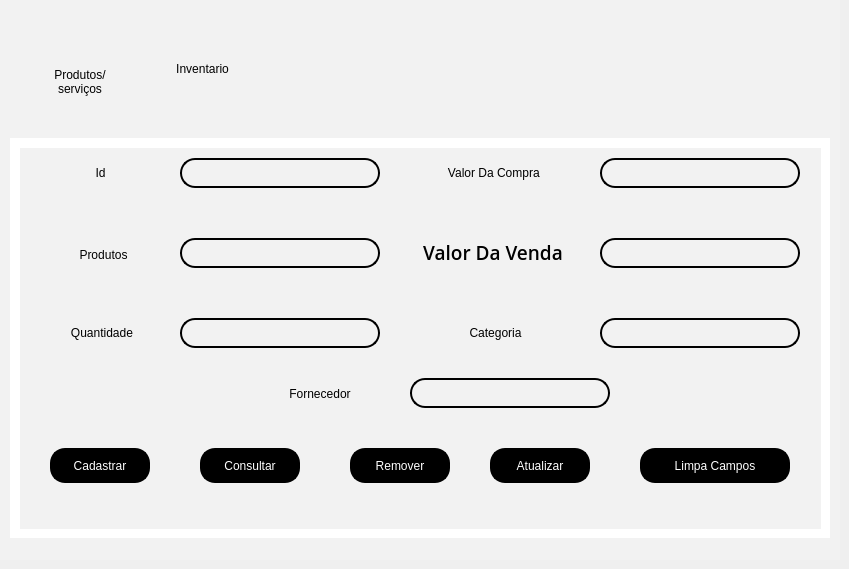
            <widget class="QWidget" name="produtos">
             <attribute name="title">
              <string>Produtos</string>
             </attribute>
             <widget class="QFrame" name="fr_primarioprodutos">
              <property name="geometry">
               <rect>
                <x>0</x>
                <y>0</y>
                <width>840</width>
                <height>560</height>
               </rect>
              </property>
              <property name="minimumSize">
               <size>
                <width>840</width>
                <height>560</height>
               </size>
              </property>
              <property name="maximumSize">
               <size>
                <width>16777215</width>
                <height>560</height>
               </size>
              </property>
              <property name="styleSheet">
               <string notr="true">background-color: #f2f2f2;
border:noborder;</string>
              </property>
              <property name="frameShape">
               <enum>QFrame::StyledPanel</enum>
              </property>
              <property name="frameShadow">
               <enum>QFrame::Raised</enum>
              </property>
              <widget class="QFrame" name="fr_subtelas_produtos">
               <property name="geometry">
                <rect>
                 <x>10</x>
                 <y>138</y>
                 <width>820</width>
                 <height>400</height>
                </rect>
               </property>
               <property name="minimumSize">
                <size>
                 <width>820</width>
                 <height>400</height>
                </size>
               </property>
               <property name="maximumSize">
                <size>
                 <width>820</width>
                 <height>400</height>
                </size>
               </property>
               <property name="styleSheet">
                <string notr="true">background-color: rgb(255, 255, 255);</string>
               </property>
               <property name="frameShape">
                <enum>QFrame::StyledPanel</enum>
               </property>
               <property name="frameShadow">
                <enum>QFrame::Raised</enum>
               </property>
               <widget class="QWidget" name="fr_inventario" native="true">
                <property name="geometry">
                 <rect>
                  <x>10</x>
                  <y>20</y>
                  <width>801</width>
                  <height>361</height>
                 </rect>
                </property>
                <property name="styleSheet">
                 <string notr="true">background-color: rgb(232, 232, 232);</string>
                </property>
                <widget class="QTableWidget" name="tab_inventario">
                 <property name="geometry">
                  <rect>
                   <x>0</x>
                   <y>10</y>
                   <width>801</width>
                   <height>361</height>
                  </rect>
                 </property>
                 <property name="styleSheet">
                  <string notr="true">background-color: rgb(255, 255, 255);
font: 12px &quot;Arial&quot;;
border-style: outset;
border-width: 1px;
border-radius: 5px;
border-color: black;</string>
                 </property>
                 <column>
                  <property name="text">
                   <string>ID</string>
                  </property>
                 </column>
                 <column>
                  <property name="text">
                   <string>NOME</string>
                  </property>
                 </column>
                 <column>
                  <property name="text">
                   <string>DESCRIÇÃO</string>
                  </property>
                 </column>
                 <column>
                  <property name="text">
                   <string>FORNECEDOR</string>
                  </property>
                 </column>
                 <column>
                  <property name="text">
                   <string>VALOR COMPRA</string>
                  </property>
                 </column>
                 <column>
                  <property name="text">
                   <string>VALOR VENDA</string>
                  </property>
                 </column>
                 <column>
                  <property name="text">
                   <string>ESTOQUE</string>
                  </property>
                 </column>
                </widget>
               </widget>
               <widget class="QFrame" name="fr_produtos">
                <property name="geometry">
                 <rect>
                  <x>10</x>
                  <y>10</y>
                  <width>801</width>
                  <height>381</height>
                 </rect>
                </property>
                <property name="styleSheet">
                 <string notr="true">background-color: #f2f2f2;</string>
                </property>
                <property name="frameShape">
                 <enum>QFrame::StyledPanel</enum>
                </property>
                <property name="frameShadow">
                 <enum>QFrame::Raised</enum>
                </property>
                <widget class="QPushButton" name="bt_cadas_pro">
                 <property name="geometry">
                  <rect>
                   <x>30</x>
                   <y>300</y>
                   <width>100</width>
                   <height>35</height>
                  </rect>
                 </property>
                 <property name="minimumSize">
                  <size>
                   <width>100</width>
                   <height>35</height>
                  </size>
                 </property>
                 <property name="maximumSize">
                  <size>
                   <width>100</width>
                   <height>30</height>
                  </size>
                 </property>
                 <property name="styleSheet">
                  <string notr="true">
QPushButton {
border-style: outset;
border-width: 2px;
border-radius: 15px;
border-color: black;
font: 87 12pt &quot;Segoe UI Black&quot;;
color: rgb(255, 255, 255);
	background-color: rgb(0, 0, 0);
}
QPushButton:pressed {
border-style: outset;
border-width: 2px;
border-radius: 15px;
border-color: white;
font: 87 12pt &quot;Segoe UI Black&quot;;
color: rgb(255, 255, 255);
background-color: rgb(0, 0, 0);


}

</string>
                 </property>
                 <property name="text">
                  <string>Cadastrar</string>
                 </property>
                </widget>
                <widget class="QPushButton" name="bt_consulta_pro">
                 <property name="geometry">
                  <rect>
                   <x>180</x>
                   <y>300</y>
                   <width>100</width>
                   <height>35</height>
                  </rect>
                 </property>
                 <property name="minimumSize">
                  <size>
                   <width>100</width>
                   <height>35</height>
                  </size>
                 </property>
                 <property name="maximumSize">
                  <size>
                   <width>100</width>
                   <height>30</height>
                  </size>
                 </property>
                 <property name="styleSheet">
                  <string notr="true">
QPushButton {
border-style: outset;
border-width: 2px;
border-radius: 15px;
border-color: black;
font: 87 12pt &quot;Segoe UI Black&quot;;
color: rgb(255, 255, 255);
	background-color: rgb(0, 0, 0);
}
QPushButton:pressed {
border-style: outset;
border-width: 2px;
border-radius: 15px;
border-color: white;
font: 87 12pt &quot;Segoe UI Black&quot;;
color: rgb(255, 255, 255);
background-color: rgb(0, 0, 0);


}

</string>
                 </property>
                 <property name="text">
                  <string>Consultar</string>
                 </property>
                </widget>
                <widget class="QPushButton" name="bt_remover_pro">
                 <property name="geometry">
                  <rect>
                   <x>330</x>
                   <y>300</y>
                   <width>100</width>
                   <height>35</height>
                  </rect>
                 </property>
                 <property name="minimumSize">
                  <size>
                   <width>100</width>
                   <height>35</height>
                  </size>
                 </property>
                 <property name="maximumSize">
                  <size>
                   <width>100</width>
                   <height>30</height>
                  </size>
                 </property>
                 <property name="styleSheet">
                  <string notr="true">
QPushButton {
border-style: outset;
border-width: 2px;
border-radius: 15px;
border-color: black;
font: 87 12pt &quot;Segoe UI Black&quot;;
color: rgb(255, 255, 255);
	background-color: rgb(0, 0, 0);
}
QPushButton:pressed {
border-style: outset;
border-width: 2px;
border-radius: 15px;
border-color: white;
font: 87 12pt &quot;Segoe UI Black&quot;;
color: rgb(255, 255, 255);
background-color: rgb(0, 0, 0);


}

</string>
                 </property>
                 <property name="text">
                  <string>Remover</string>
                 </property>
                </widget>
                <widget class="QLabel" name="label_produtos_pro">
                 <property name="geometry">
                  <rect>
                   <x>13</x>
                   <y>95</y>
                   <width>141</width>
                   <height>23</height>
                  </rect>
                 </property>
                 <property name="styleSheet">
                  <string notr="true">font: 81 8pt &quot;Rockwell Extra Bold&quot;;
font: 63 14pt &quot;Open Sans Semibold&quot;;
border:noborder;</string>
                 </property>
                 <property name="text">
                  <string>Produtos</string>
                 </property>
                 <property name="alignment">
                  <set>Qt::AlignCenter</set>
                 </property>
                </widget>
                <widget class="QLineEdit" name="ent_produto_pro">
                 <property name="geometry">
                  <rect>
                   <x>160</x>
                   <y>90</y>
                   <width>200</width>
                   <height>30</height>
                  </rect>
                 </property>
                 <property name="minimumSize">
                  <size>
                   <width>200</width>
                   <height>30</height>
                  </size>
                 </property>
                 <property name="maximumSize">
                  <size>
                   <width>400</width>
                   <height>16777215</height>
                  </size>
                 </property>
                 <property name="styleSheet">
                  <string notr="true">QLineEdit {
border-style: outset;
border-width: 2px;
border-radius: 15px;
border-color: black;
font: 87 12pt &quot;Segoe UI Black&quot;;
	color: rgb(0, 0, 0);
}</string>
                 </property>
                 <property name="alignment">
                  <set>Qt::AlignCenter</set>
                 </property>
                </widget>
                <widget class="QLabel" name="label_quantidade_pro">
                 <property name="geometry">
                  <rect>
                   <x>12</x>
                   <y>174</y>
                   <width>140</width>
                   <height>21</height>
                  </rect>
                 </property>
                 <property name="styleSheet">
                  <string notr="true">font: 81 8pt &quot;Rockwell Extra Bold&quot;;
font: 63 14pt &quot;Open Sans Semibold&quot;;
border:noborder;</string>
                 </property>
                 <property name="text">
                  <string>Quantidade</string>
                 </property>
                 <property name="alignment">
                  <set>Qt::AlignCenter</set>
                 </property>
                </widget>
                <widget class="QLabel" name="label_vlcompra_pro">
                 <property name="geometry">
                  <rect>
                   <x>360</x>
                   <y>14</y>
                   <width>231</width>
                   <height>21</height>
                  </rect>
                 </property>
                 <property name="styleSheet">
                  <string notr="true">font: 81 8pt &quot;Rockwell Extra Bold&quot;;
font: 63 14pt &quot;Open Sans Semibold&quot;;
border:noborder;</string>
                 </property>
                 <property name="text">
                  <string>Valor Da Compra </string>
                 </property>
                 <property name="scaledContents">
                  <bool>false</bool>
                 </property>
                 <property name="alignment">
                  <set>Qt::AlignCenter</set>
                 </property>
                 <property name="indent">
                  <number>-1</number>
                 </property>
                </widget>
                <widget class="QLabel" name="label_vlvenda_pro">
                 <property name="geometry">
                  <rect>
                   <x>368</x>
                   <y>94</y>
                   <width>210</width>
                   <height>21</height>
                  </rect>
                 </property>
                 <property name="font">
                  <font>
                   <family>Open Sans Semibold</family>
                   <pointsize>14</pointsize>
                   <weight>7</weight>
                   <italic>false</italic>
                   <bold>false</bold>
                  </font>
                 </property>
                 <property name="styleSheet">
                  <string notr="true">font: 81 8pt &quot;Rockwell Extra Bold&quot;;
font: 63 14pt &quot;Open Sans Semibold&quot;;
border:noborder;</string>
                 </property>
                 <property name="text">
                  <string>Valor Da Venda</string>
                 </property>
                 <property name="alignment">
                  <set>Qt::AlignCenter</set>
                 </property>
                </widget>
                <widget class="QLabel" name="label_nacimento_pro">
                 <property name="geometry">
                  <rect>
                   <x>360</x>
                   <y>164</y>
                   <width>231</width>
                   <height>41</height>
                  </rect>
                 </property>
                 <property name="styleSheet">
                  <string notr="true">font: 81 8pt &quot;Rockwell Extra Bold&quot;;
font: 63 14pt &quot;Open Sans Semibold&quot;;
border:noborder;</string>
                 </property>
                 <property name="text">
                  <string>Categoria</string>
                 </property>
                 <property name="alignment">
                  <set>Qt::AlignCenter</set>
                 </property>
                </widget>
                <widget class="QLineEdit" name="ent_quantidade_pro">
                 <property name="geometry">
                  <rect>
                   <x>160</x>
                   <y>170</y>
                   <width>200</width>
                   <height>30</height>
                  </rect>
                 </property>
                 <property name="minimumSize">
                  <size>
                   <width>200</width>
                   <height>30</height>
                  </size>
                 </property>
                 <property name="maximumSize">
                  <size>
                   <width>400</width>
                   <height>16777215</height>
                  </size>
                 </property>
                 <property name="styleSheet">
                  <string notr="true">QLineEdit {
border-style: outset;
border-width: 2px;
border-radius: 15px;
border-color: black;
font: 87 12pt &quot;Segoe UI Black&quot;;
	color: rgb(0, 0, 0);
}</string>
                 </property>
                 <property name="alignment">
                  <set>Qt::AlignCenter</set>
                 </property>
                </widget>
                <widget class="QLineEdit" name="ent_vlcompra_pro">
                 <property name="geometry">
                  <rect>
                   <x>580</x>
                   <y>10</y>
                   <width>200</width>
                   <height>30</height>
                  </rect>
                 </property>
                 <property name="minimumSize">
                  <size>
                   <width>200</width>
                   <height>30</height>
                  </size>
                 </property>
                 <property name="maximumSize">
                  <size>
                   <width>400</width>
                   <height>16777215</height>
                  </size>
                 </property>
                 <property name="styleSheet">
                  <string notr="true">QLineEdit {
border-style: outset;
border-width: 2px;
border-radius: 15px;
border-color: black;
font: 87 12pt &quot;Segoe UI Black&quot;;
	color: rgb(0, 0, 0);
}</string>
                 </property>
                 <property name="alignment">
                  <set>Qt::AlignCenter</set>
                 </property>
                </widget>
                <widget class="QLineEdit" name="ent_vlvenda_pro">
                 <property name="geometry">
                  <rect>
                   <x>580</x>
                   <y>90</y>
                   <width>200</width>
                   <height>30</height>
                  </rect>
                 </property>
                 <property name="minimumSize">
                  <size>
                   <width>200</width>
                   <height>30</height>
                  </size>
                 </property>
                 <property name="maximumSize">
                  <size>
                   <width>400</width>
                   <height>16777215</height>
                  </size>
                 </property>
                 <property name="styleSheet">
                  <string notr="true">QLineEdit {
border-style: outset;
border-width: 2px;
border-radius: 15px;
border-color: black;
font: 87 12pt &quot;Segoe UI Black&quot;;
	color: rgb(0, 0, 0);
}</string>
                 </property>
                 <property name="alignment">
                  <set>Qt::AlignCenter</set>
                 </property>
                </widget>
                <widget class="QLineEdit" name="ent_categoria_pro">
                 <property name="geometry">
                  <rect>
                   <x>580</x>
                   <y>170</y>
                   <width>200</width>
                   <height>30</height>
                  </rect>
                 </property>
                 <property name="minimumSize">
                  <size>
                   <width>200</width>
                   <height>30</height>
                  </size>
                 </property>
                 <property name="maximumSize">
                  <size>
                   <width>400</width>
                   <height>16777215</height>
                  </size>
                 </property>
                 <property name="styleSheet">
                  <string notr="true">QLineEdit {
border-style: outset;
border-width: 2px;
border-radius: 15px;
border-color: black;
font: 87 12pt &quot;Segoe UI Black&quot;;
	color: rgb(0, 0, 0);
}</string>
                 </property>
                 <property name="alignment">
                  <set>Qt::AlignCenter</set>
                 </property>
                </widget>
                <widget class="QLabel" name="label_id_pro">
                 <property name="geometry">
                  <rect>
                   <x>30</x>
                   <y>14</y>
                   <width>101</width>
                   <height>21</height>
                  </rect>
                 </property>
                 <property name="styleSheet">
                  <string notr="true">font: 81 8pt &quot;Rockwell Extra Bold&quot;;
font: 63 14pt &quot;Open Sans Semibold&quot;;
border:noborder;</string>
                 </property>
                 <property name="text">
                  <string>Id</string>
                 </property>
                 <property name="alignment">
                  <set>Qt::AlignCenter</set>
                 </property>
                </widget>
                <widget class="QLineEdit" name="ent_id_pro">
                 <property name="geometry">
                  <rect>
                   <x>160</x>
                   <y>10</y>
                   <width>200</width>
                   <height>30</height>
                  </rect>
                 </property>
                 <property name="minimumSize">
                  <size>
                   <width>200</width>
                   <height>30</height>
                  </size>
                 </property>
                 <property name="maximumSize">
                  <size>
                   <width>400</width>
                   <height>16777215</height>
                  </size>
                 </property>
                 <property name="styleSheet">
                  <string notr="true">QLineEdit {
border-style: outset;
border-width: 2px;
border-radius: 15px;
border-color: black;
font: 87 12pt &quot;Segoe UI Black&quot;;
	color: rgb(0, 0, 0);
}</string>
                 </property>
                 <property name="alignment">
                  <set>Qt::AlignCenter</set>
                 </property>
                </widget>
                <widget class="QPushButton" name="bt_atualizar_pro">
                 <property name="geometry">
                  <rect>
                   <x>470</x>
                   <y>300</y>
                   <width>100</width>
                   <height>35</height>
                  </rect>
                 </property>
                 <property name="minimumSize">
                  <size>
                   <width>100</width>
                   <height>35</height>
                  </size>
                 </property>
                 <property name="maximumSize">
                  <size>
                   <width>100</width>
                   <height>30</height>
                  </size>
                 </property>
                 <property name="styleSheet">
                  <string notr="true">
QPushButton {
border-style: outset;
border-width: 2px;
border-radius: 15px;
border-color: black;
font: 87 12pt &quot;Segoe UI Black&quot;;
color: rgb(255, 255, 255);
	background-color: rgb(0, 0, 0);
}
QPushButton:pressed {
border-style: outset;
border-width: 2px;
border-radius: 15px;
border-color: white;
font: 87 12pt &quot;Segoe UI Black&quot;;
color: rgb(255, 255, 255);
background-color: rgb(0, 0, 0);


}

</string>
                 </property>
                 <property name="text">
                  <string>Atualizar</string>
                 </property>
                </widget>
                <widget class="QPushButton" name="bt_limpar_pro">
                 <property name="geometry">
                  <rect>
                   <x>620</x>
                   <y>300</y>
                   <width>150</width>
                   <height>35</height>
                  </rect>
                 </property>
                 <property name="minimumSize">
                  <size>
                   <width>100</width>
                   <height>35</height>
                  </size>
                 </property>
                 <property name="maximumSize">
                  <size>
                   <width>1000</width>
                   <height>30</height>
                  </size>
                 </property>
                 <property name="styleSheet">
                  <string notr="true">
QPushButton {
border-style: outset;
border-width: 2px;
border-radius: 15px;
border-color: black;
font: 87 12pt &quot;Segoe UI Black&quot;;
color: rgb(255, 255, 255);
	background-color: rgb(0, 0, 0);
}
QPushButton:pressed {
border-style: outset;
border-width: 2px;
border-radius: 15px;
border-color: white;
font: 87 12pt &quot;Segoe UI Black&quot;;
color: rgb(255, 255, 255);
background-color: rgb(0, 0, 0);


}

</string>
                 </property>
                 <property name="text">
                  <string>Limpa Campos</string>
                 </property>
                </widget>
                <widget class="QLineEdit" name="ent_fornecedor_pro">
                 <property name="geometry">
                  <rect>
                   <x>390</x>
                   <y>230</y>
                   <width>200</width>
                   <height>30</height>
                  </rect>
                 </property>
                 <property name="minimumSize">
                  <size>
                   <width>200</width>
                   <height>30</height>
                  </size>
                 </property>
                 <property name="maximumSize">
                  <size>
                   <width>400</width>
                   <height>16777215</height>
                  </size>
                 </property>
                 <property name="styleSheet">
                  <string notr="true">QLineEdit {
border-style: outset;
border-width: 2px;
border-radius: 15px;
border-color: black;
font: 87 12pt &quot;Segoe UI Black&quot;;
	color: rgb(0, 0, 0);
}</string>
                 </property>
                 <property name="alignment">
                  <set>Qt::AlignCenter</set>
                 </property>
                </widget>
                <widget class="QLabel" name="label_fornecedor_pro">
                 <property name="geometry">
                  <rect>
                   <x>230</x>
                   <y>235</y>
                   <width>140</width>
                   <height>21</height>
                  </rect>
                 </property>
                 <property name="styleSheet">
                  <string notr="true">font: 81 8pt &quot;Rockwell Extra Bold&quot;;
font: 63 14pt &quot;Open Sans Semibold&quot;;
border:noborder;</string>
                 </property>
                 <property name="text">
                  <string>Fornecedor</string>
                 </property>
                 <property name="alignment">
                  <set>Qt::AlignCenter</set>
                 </property>
                </widget>
               </widget>
              </widget>
              <widget class="QFrame" name="men_interno_produtos">
               <property name="geometry">
                <rect>
                 <x>0</x>
                 <y>20</y>
                 <width>841</width>
                 <height>100</height>
                </rect>
               </property>
               <property name="maximumSize">
                <size>
                 <width>16777215</width>
                 <height>100</height>
                </size>
               </property>
               <property name="styleSheet">
                <string notr="true">background-color: #f2f2f2;

border:noborder;</string>
               </property>
               <property name="frameShape">
                <enum>QFrame::StyledPanel</enum>
               </property>
               <property name="frameShadow">
                <enum>QFrame::Raised</enum>
               </property>
               <widget class="QPushButton" name="bt_inventario">
                <property name="enabled">
                 <bool>true</bool>
                </property>
                <property name="geometry">
                 <rect>
                  <x>140</x>
                  <y>-10</y>
                  <width>125</width>
                  <height>90</height>
                 </rect>
                </property>
                <property name="minimumSize">
                 <size>
                  <width>125</width>
                  <height>90</height>
                 </size>
                </property>
                <property name="maximumSize">
                 <size>
                  <width>125</width>
                  <height>90</height>
                 </size>
                </property>
                <property name="styleSheet">
                 <string notr="true">background-color: qradialgradient(spread:pad, cx:0.5, cy:0.5, radius:0.5, fx:0.5, fy:0.5, stop:0 rgba(0, 0, 0, 0));
border:noborder;</string>
                </property>
                <property name="text">
                 <string>

Inventario</string>
                </property>
                <property name="icon">
                 <iconset>
                  <normaloff>Telas/Repono/Produtos/Incones/icon_inventario.png</normaloff>Telas/Repono/Produtos/Incones/icon_inventario.png</iconset>
                </property>
                <property name="iconSize">
                 <size>
                  <width>35</width>
                  <height>35</height>
                 </size>
                </property>
               </widget>
               <widget class="QPushButton" name="bt_produtos">
                <property name="geometry">
                 <rect>
                  <x>30</x>
                  <y>0</y>
                  <width>100</width>
                  <height>95</height>
                 </rect>
                </property>
                <property name="minimumSize">
                 <size>
                  <width>100</width>
                  <height>95</height>
                 </size>
                </property>
                <property name="maximumSize">
                 <size>
                  <width>100</width>
                  <height>95</height>
                 </size>
                </property>
                <property name="styleSheet">
                 <string notr="true">background-color: qradialgradient(spread:pad, cx:0.5, cy:0.5, radius:0.5, fx:0.5, fy:0.5, stop:0 rgba(0, 0, 0, 0));
border:noborder;</string>
                </property>
                <property name="text">
                 <string>

Produtos/
serviços</string>
                </property>
                <property name="iconSize">
                 <size>
                  <width>35</width>
                  <height>35</height>
                 </size>
                </property>
               </widget>
               <widget class="QLabel" name="icon_produtos">
                <property name="geometry">
                 <rect>
                  <x>60</x>
                  <y>10</y>
                  <width>32</width>
                  <height>32</height>
                 </rect>
                </property>
                <property name="minimumSize">
                 <size>
                  <width>30</width>
                  <height>30</height>
                 </size>
                </property>
                <property name="maximumSize">
                 <size>
                  <width>44</width>
                  <height>44</height>
                 </size>
                </property>
                <property name="styleSheet">
                 <string notr="true">background-color: qradialgradient(spread:pad, cx:0.5, cy:0.5, radius:0.5, fx:0.5, fy:0.5, stop:0 rgba(0, 0, 0, 0));
border:noborder;</string>
                </property>
                <property name="text">
                 <string/>
                </property>
                <property name="pixmap">
                 <pixmap>Produtos/PNG/icon_produtos.png</pixmap>
                </property>
                <property name="scaledContents">
                 <bool>true</bool>
                </property>
               </widget>
               <widget class="QLabel" name="icon_inventario">
                <property name="geometry">
                 <rect>
                  <x>190</x>
                  <y>10</y>
                  <width>30</width>
                  <height>30</height>
                 </rect>
                </property>
                <property name="minimumSize">
                 <size>
                  <width>30</width>
                  <height>30</height>
                 </size>
                </property>
                <property name="maximumSize">
                 <size>
                  <width>44</width>
                  <height>44</height>
                 </size>
                </property>
                <property name="text">
                 <string/>
                </property>
                <property name="pixmap">
                 <pixmap>Produtos/PNG/icon_inventario.png</pixmap>
                </property>
                <property name="scaledContents">
                 <bool>true</bool>
                </property>
               </widget>
               <zorder>icon_inventario</zorder>
               <zorder>icon_produtos</zorder>
               <zorder>bt_inventario</zorder>
               <zorder>bt_produtos</zorder>
              </widget>
             </widget>
            </widget>
